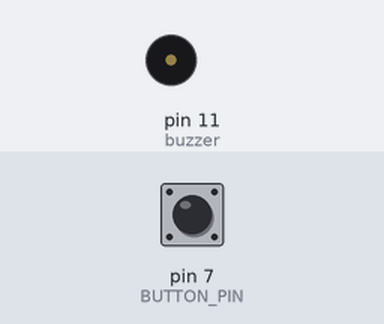
A sketch run on a simulated Arduino Uno, built with avr-gcc and run on an emulated ATmega328P. Parts: buzzer (waves = sounding). The inputs (shaded band) are chosen by the test bench; at power-on: pin 7 (BUTTON_PIN) HIGH.

Above: at 1.2 s.
1.3 s: pin 7 (BUTTON_PIN) pulled LOW for 0.15 s
At 4.4 s:
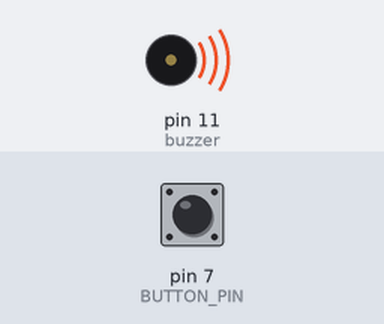
Timing chart, 0 to 10.4 s (numbered marks = the images above; inputs shaded):
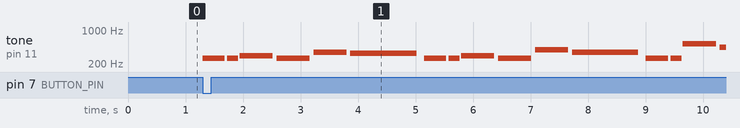

Measured:
- after the input at 1.3 s, tone on pin 11 (buzzer): plays 262 Hz for 0.39 s, 262 Hz for 0.19 s, 294 Hz for 0.58 s, 262 Hz for 0.58 s, 349 Hz for 0.58 s, 330 Hz for 1.2 s … (16 notes in this stretch), starting at once

The sketch:

happy_birthday.ino
```cpp
#define BUTTON_PIN 7
int buzzer = 11;
int tempo = 140;

#define NOTE_C4  262
#define NOTE_D4  294
#define NOTE_E4  330
#define NOTE_F4  349
#define NOTE_G4  392
#define NOTE_A4  440
#define NOTE_AS4 466
#define NOTE_C5  523

int melody[] = {
  NOTE_C4,4, NOTE_C4,8,
  NOTE_D4,-4, NOTE_C4,-4, NOTE_F4,-4,
  NOTE_E4,-2, NOTE_C4,4, NOTE_C4,8,
  NOTE_D4,-4, NOTE_C4,-4, NOTE_G4,-4,
  NOTE_F4,-2, NOTE_C4,4, NOTE_C4,8,
  NOTE_C5,-4, NOTE_A4,-4, NOTE_F4,-4,
  NOTE_E4,-4, NOTE_D4,-4, NOTE_AS4,4, NOTE_AS4,8,
  NOTE_A4,-4, NOTE_F4,-4, NOTE_G4,-4,
  NOTE_F4,-2,
};

int notes = sizeof(melody) / sizeof(melody[0]) / 2;
int wholenote = (60000 * 4) / tempo;
int divider = 0, noteDuration = 0;

void setup() {
  pinMode(BUTTON_PIN, INPUT_PULLUP); // use internal pull-up resistor
  pinMode(buzzer, OUTPUT);
}

void loop() {
  // Wait for button press (active LOW because of pull-up)
  if (digitalRead(BUTTON_PIN) == LOW) {
    playMelody();
    delay(500); // debounce delay to avoid repeated triggers
  }
}

void playMelody() {
  for (int thisNote = 0; thisNote < notes * 2; thisNote += 2) {
    divider = melody[thisNote + 1];
    if (divider > 0) {
      noteDuration = (wholenote) / divider;
    } else if (divider < 0) {
      noteDuration = (wholenote) / abs(divider);
      noteDuration *= 1.5;
    }

    tone(buzzer, melody[thisNote], noteDuration * 0.9);
    delay(noteDuration);
    noTone(buzzer);
  }
}
```
